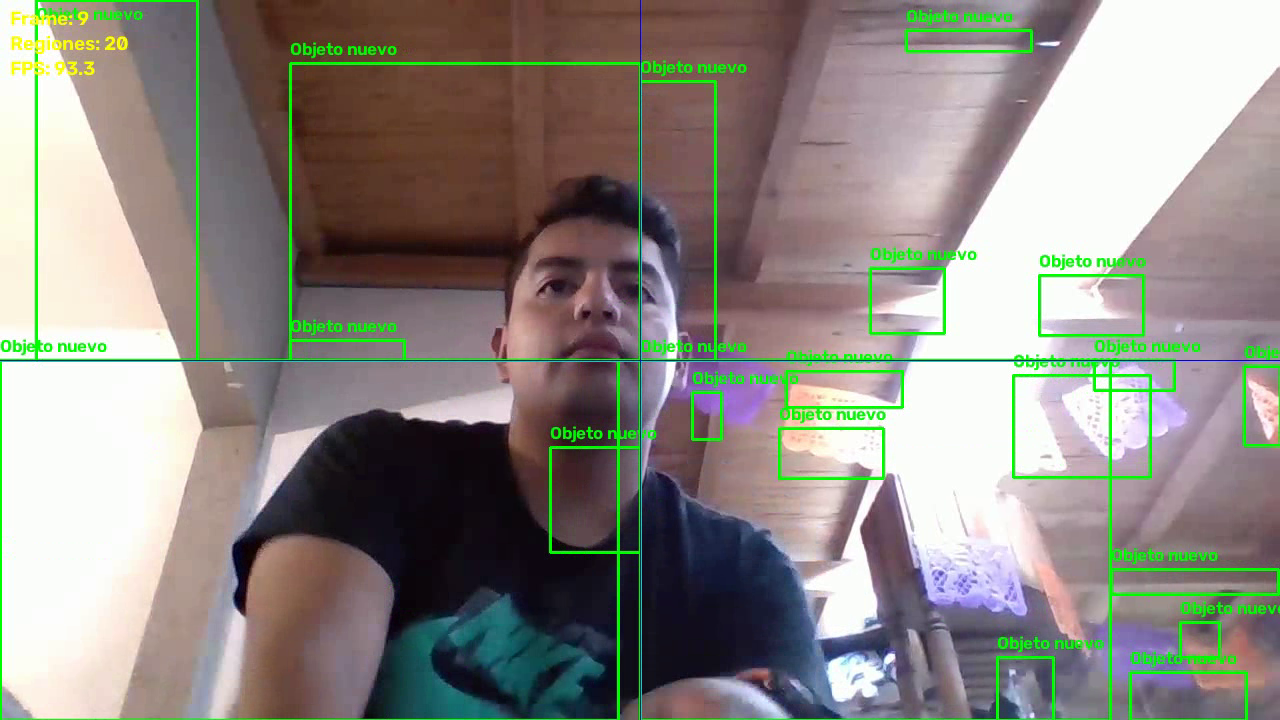
#> input picture frame 7 of objetos_nuevos.mp4, 1280 x 720 px, given in place of the camera
$ python S_prueba.py
#> lines starting #> are read from the running program, lines starting #| are printed output that depends on the picture
import cv2 as cv
import numpy as np
import time
import multiprocessing
import os
import csv


# ==========================================================
# 1. CONFIGURACIÓN
# ==========================================================

CARPETA_OBJETOS = "objetos_detectados"

# Crear la carpeta si no existe
os.makedirs(CARPETA_OBJETOS, exist_ok=True)

NUM_PROCESOS = 8

UMBRAL_CAMBIO = 10

UMBRAL_MEDIA = 5.0

AREA_MINIMA = 100

INTERVALO_REFERENCIA = 3.0

DISTANCIA_MAXIMA = 70

MAX_FOTOGRAMAS_PERDIDOS = 10

# Poner True para comparar los tiempos, False para ver el seguimiento
COMPARAR_TIEMPOS = False
VIDEO_PRUEBA = "video.mp4"
FRAMES_PRUEBA = 90
REPETICIONES = 3
PROCESOS_PRUEBA = [1, 2, 4, 8]


# ==========================================================
# 2. PROCESAMIENTO PARALELO DE CADA CUADRANTE
# ==========================================================

def procesar_cuadrante(argumentos):
    """
    Calcula la media de intensidad y detecta contornos
    de regiones que cambiaron respecto a la referencia.

    Esta función se ejecuta en los procesos del Pool.
    """

    fragmento_actual, fragmento_referencia = argumentos

    # Calcular la media de intensidad
    media = float(np.mean(fragmento_actual))

    # Comparar el fragmento actual con el de referencia
    diferencia = cv.absdiff(
        fragmento_actual,
        fragmento_referencia
    )

    # Crear una máscara binaria
    _, mascara = cv.threshold(
        diferencia,
        UMBRAL_CAMBIO,
        255,
        cv.THRESH_BINARY
    )

    # Eliminar ruido pequeño
    kernel = np.ones((3, 3), np.uint8)

    mascara = cv.morphologyEx(
        mascara,
        cv.MORPH_OPEN,
        kernel
    )

    # Conectar regiones próximas
    mascara = cv.dilate(
        mascara,
        kernel,
        iterations=2
    )

    # Encontrar contornos
    contornos, _ = cv.findContours(
        mascara,
        cv.RETR_EXTERNAL,
        cv.CHAIN_APPROX_SIMPLE
    )

    contornos_validos = []

    for contorno in contornos:

        area = cv.contourArea(contorno)

        if area >= AREA_MINIMA:
            contornos_validos.append(contorno)

    return media, contornos_validos


# ==========================================================
# 3. DIVIDIR LA IMAGEN EN OCHO CUADRANTES
# ==========================================================

def obtener_cuadrantes(frame):

    alto, ancho = frame.shape[:2]

    h_m = alto // 2

    w_c = ancho // 4

    coordenadas = [
        # Fila superior
        (0, 0, w_c, h_m),
        (w_c, 0, 2 * w_c, h_m),
        (2 * w_c, 0, 3 * w_c, h_m),
        (3 * w_c, 0, ancho, h_m),

        # Fila inferior
        (0, h_m, w_c, alto),
        (w_c, h_m, 2 * w_c, alto),
        (2 * w_c, h_m, 3 * w_c, alto),
        (3 * w_c, h_m, ancho, alto)
    ]

    fragmentos = []

    for x1, y1, x2, y2 in coordenadas:

        fragmento = frame[y1:y2, x1:x2]

        fragmentos.append(fragmento)

    return fragmentos, coordenadas


# ==========================================================
# 4. CALCULAR EL CENTRO DE UN RECTÁNGULO
# ==========================================================

# [9 lines left out: function calcular_centro, not called in this run]


# ==========================================================
# 5. ASOCIAR DETECCIONES CON OBJETOS EXISTENTES
# ==========================================================

def actualizar_seguimiento(
    detecciones,
    objetos,
    siguiente_id,
    frame
):
    """
    Asocia las nuevas detecciones con los objetos existentes.

    Si una detección no coincide con ningún objeto conocido,
    crea un ID y guarda un recorte de la imagen.

    Devuelve el diccionario actualizado y el siguiente ID.
    """

    # Marcar los objetos como no detectados inicialmente
    for objeto_id in objetos:

        objetos[objeto_id]["detectado"] = False

    # Registrar las asociaciones realizadas en este fotograma
    ids_utilizados = set()

    # Procesar las detecciones
    for caja in detecciones:

        centro = calcular_centro(caja)

        mejor_id = None

        mejor_distancia = DISTANCIA_MAXIMA

        # Buscar el objeto conocido más cercano
        for objeto_id, objeto in objetos.items():

            if objeto_id in ids_utilizados:
                continue

            # Solo comparar objetos que aún pueden recuperarse
            if objeto["perdidos"] > MAX_FOTOGRAMAS_PERDIDOS:
                continue

            centro_anterior = objeto["centro"]

            distancia = np.sqrt(
                (centro[0] - centro_anterior[0]) ** 2
                +
                (centro[1] - centro_anterior[1]) ** 2
            )

            if distancia < mejor_distancia:

                mejor_distancia = distancia

                mejor_id = objeto_id

        # --------------------------------------------------
        # CASO 1: SE ENCONTRÓ UN OBJETO CONOCIDO
        # --------------------------------------------------

        if mejor_id is not None:

            objeto = objetos[mejor_id]

            objeto["caja"] = caja

            objeto["centro"] = centro

            objeto["perdidos"] = 0

            objeto["detectado"] = True

            objeto["trayectoria"].append(centro)

            # Limitar el historial de posiciones
            if len(objeto["trayectoria"]) > 50:

                objeto["trayectoria"] = (
                    objeto["trayectoria"][-50:]
                )

            ids_utilizados.add(mejor_id)

        # --------------------------------------------------
        # CASO 2: SE DETECTÓ UN OBJETO NUEVO
        # --------------------------------------------------

        else:

            objeto_id = siguiente_id

            siguiente_id += 1

            x, y, ancho, alto = caja

            alto_frame, ancho_frame = frame.shape[:2]

            # Limitar las coordenadas a la imagen
            x1 = max(0, x)

            y1 = max(0, y)

            x2 = min(ancho_frame, x + ancho)

            y2 = min(alto_frame, y + alto)

            # Crear el recorte del objeto
            recorte = frame[y1:y2, x1:x2]

            # Guardar el primer recorte de este ID
            if recorte.size > 0:

                ruta = os.path.join(
                    CARPETA_OBJETOS,
                    f"objeto_ID_{objeto_id}.png"
                )

                cv.imwrite(ruta, recorte)

                print(
                    f"Nuevo objeto ID {objeto_id}: "
                    f"imagen guardada en {ruta}"
                )

            # Registrar el objeto
            objetos[objeto_id] = {
                "caja": caja,
                "centro": centro,
                "trayectoria": [centro],
                "perdidos": 0,
                "detectado": True
            }

            ids_utilizados.add(objeto_id)

    # ------------------------------------------------------
    # ACTUALIZAR OBJETOS QUE NO SE DETECTARON
    # ------------------------------------------------------

    for objeto_id in list(objetos.keys()):

        objeto = objetos[objeto_id]

        if not objeto["detectado"]:

            objeto["perdidos"] += 1

            # Eliminar el seguimiento si desaparece demasiado tiempo
            if objeto["perdidos"] > MAX_FOTOGRAMAS_PERDIDOS:

                del objetos[objeto_id]

    return objetos, siguiente_id


# ==========================================================
# 6. DIBUJAR OBJETOS Y TRAYECTORIAS
# ==========================================================

def dibujar_objetos(frame, objetos):

    for objeto_id, objeto in objetos.items():

        # Dibujar solo objetos detectados en este fotograma
        if not objeto["detectado"]:
            continue

        x, y, ancho, alto = objeto["caja"]

        cx, cy = objeto["centro"]

        # Dibujar el rectángulo delimitador
        cv.rectangle(
            frame,
            (x, y),
            (x + ancho, y + alto),
            (255, 0, 0),
            2
        )

        # Dibujar el centro
        cv.circle(
            frame,
            (cx, cy),
            4,
            (0, 255, 255),
            -1
        )

        # Mostrar el identificador
        cv.putText(
            frame,
            f"ID: {objeto_id}",
            (x, max(20, y - 10)),
            cv.FONT_HERSHEY_SIMPLEX,
            0.6,
            (255, 0, 0),
            2
        )

        # Dibujar la trayectoria
        trayectoria = objeto["trayectoria"]

        for i in range(1, len(trayectoria)):

            punto_anterior = trayectoria[i - 1]

            punto_actual = trayectoria[i]

            cv.line(
                frame,
                punto_anterior,
                punto_actual,
                (0, 255, 0),
                2
            )


# ==========================================================
# DATOS DEL MOVIMIENTO
# ==========================================================

def mostrar_movimiento(frame, objetos, posiciones, segundo, fotograma, datos):
    activos = 0

    for objeto_id, objeto in objetos.items():
        if not objeto["detectado"]:
            continue

        activos += 1
        cx, cy = objeto["centro"]
        velocidad = 0
        direccion = "Inicio"

        if objeto_id in posiciones:
            x_anterior, y_anterior, segundo_anterior = posiciones[objeto_id]
            dx = cx - x_anterior
            dy = cy - y_anterior
            tiempo = segundo - segundo_anterior

            if tiempo > 0:
                velocidad = np.sqrt(dx**2 + dy**2) / tiempo

            if dx == 0 and dy == 0:
                direccion = "Quieto"
            elif abs(dx) > abs(dy):
                direccion = "Derecha" if dx > 0 else "Izquierda"
            else:
                direccion = "Abajo" if dy > 0 else "Arriba"

        posiciones[objeto_id] = (cx, cy, segundo)

        x, y, ancho, alto = objeto["caja"]
        cv.putText(frame, f"{direccion}  {velocidad:.0f} px/s",
                   (max(5, x), min(frame.shape[0] - 10, y + alto + 18)),
                   cv.FONT_HERSHEY_SIMPLEX, 0.5, (0, 255, 255), 1)

        datos.append([fotograma, objeto_id, cx, cy, round(velocidad, 2), direccion])

    # Borramos posiciones de objetos que ya salieron del seguimiento
    for objeto_id in list(posiciones):
        if objeto_id not in objetos:
            del posiciones[objeto_id]

    cv.putText(frame, f"Objetos detectados: {activos}", (10, 25),
               cv.FONT_HERSHEY_SIMPLEX, 0.65, (0, 255, 255), 2)


# ==========================================================
# 7. PROGRAMA PRINCIPAL
# ==========================================================

def main():

    # None utiliza la cámara.
    # También puedes indicar la ruta de un archivo de video.
    RUTA_VIDEO = None

    # ------------------------------------------------------
    # Abrir cámara o video
    # ------------------------------------------------------

    if RUTA_VIDEO:

        camara = cv.VideoCapture(RUTA_VIDEO)

        fps_video = camara.get(cv.CAP_PROP_FPS)

        if fps_video <= 0:
            fps_video = 30.0

        espera_ms = max(
            1,
            round(1000 / fps_video)
        )

    else:

        camara = cv.VideoCapture(0, cv.CAP_V4L2)

        if not camara.isOpened():

            camara = cv.VideoCapture(1, cv.CAP_V4L2)

        if not camara.isOpened():

            camara = cv.VideoCapture(0)

        espera_ms = 1

    if not camara.isOpened():

        raise RuntimeError(
            "No se pudo abrir la cámara o el archivo de video."
        )

    print("Cámara iniciada. Presiona 'q' para salir.")

    # ------------------------------------------------------
    # Variables del seguimiento
    # ------------------------------------------------------

    objetos = {}

    siguiente_id = 1

    posiciones = {}
    datos_movimiento = []

    medias_anteriores = None

    frame_referencia = None

    numero_fotograma = 0

    video_salida = None

    tiempo_ultima_actualizacion = (
        0.0 if RUTA_VIDEO else time.monotonic()
    )

    # ------------------------------------------------------
    # Crear el Pool una sola vez
    # ------------------------------------------------------

    with multiprocessing.Pool(
        processes=NUM_PROCESOS
    ) as pool:

        try:

            while True:

                ret, frame = camara.read()
#> frame is the input picture: shape (720, 1280, 3); mean B, G, R 131.3, 137.8, 141.9

                if not ret:
                    break

                numero_fotograma += 1

                if RUTA_VIDEO:

                    tiempo_actual = (
                        numero_fotograma / fps_video
                    )

                else:

                    tiempo_actual = time.monotonic()

                # Convertir a escala de grises
                gris = cv.cvtColor(
                    frame,
                    cv.COLOR_BGR2GRAY
                )
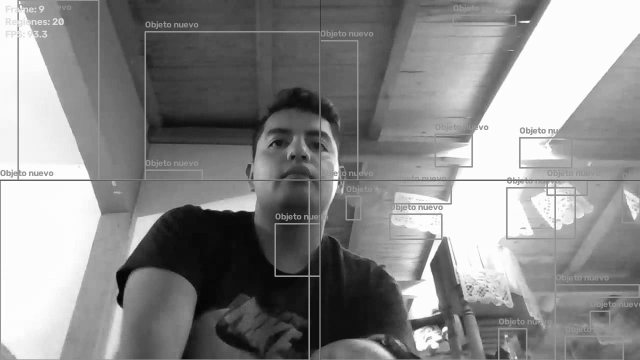
#> gris: shape (720, 1280) (shown at 1/2 size); min 3, max 255, mean 138.3

                # Inicializar la referencia
                if frame_referencia is None:

                    frame_referencia = gris.copy()

                # Dividir imagen actual y referencia
                fragmentos_actuales, coordenadas = (
                    obtener_cuadrantes(gris)
                )
#> the loop in obtener_cuadrantes, `for x1, y1, x2, y2 in coordenadas: ` made 8 passes
#> pass 1, in obtener_cuadrantes, `fragmento = frame[y1:y2, x1:x2]`:
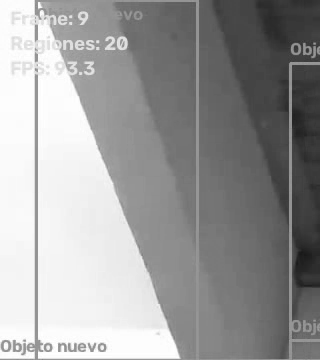
#> fragmento: shape (360, 320); min 25, max 255, mean 155.5
#> pass 2, in obtener_cuadrantes, `fragmento = frame[y1:y2, x1:x2]`:
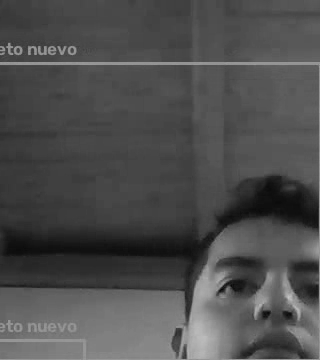
#> fragmento: shape (360, 320); min 8, max 198, mean 78.1
#> pass 3, in obtener_cuadrantes, `fragmento = frame[y1:y2, x1:x2]`:
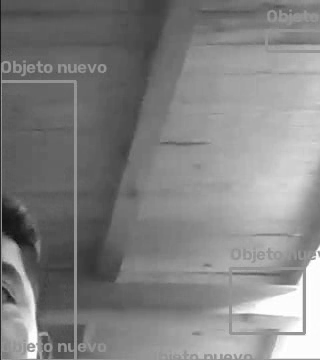
#> fragmento: shape (360, 320); min 16, max 255, mean 130.5
#> after the loop in obtener_cuadrantes, `for x1, y1, x2, y2 in coordenadas:`: fragmentos = 8 items
#> fragmentos_actuales = 8 items; coordenadas = [(0, 0, 320, 360), (320, 0, 640, 360), (640, 0, 960, 360), (960, 0, 1280, 360), (0, 360, 320, 720), (320, 360, 640, 720), (640, 360, 960, 720), (960, 360, 1280, 720)]
#> (the rest of the program and of its run is left out)
